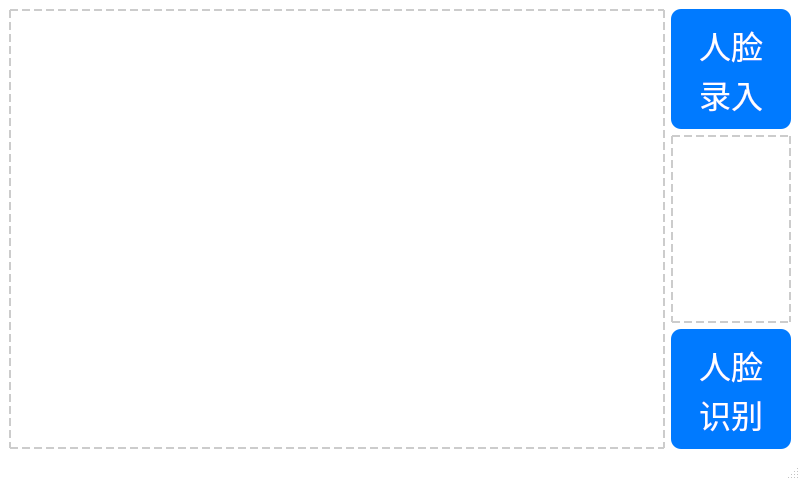
<?xml version="1.0" encoding="UTF-8"?>
<ui version="4.0">
 <class>MainWindow</class>
 <widget class="QMainWindow" name="MainWindow">
  <property name="geometry">
   <rect>
    <x>0</x>
    <y>0</y>
    <width>800</width>
    <height>480</height>
   </rect>
  </property>
  <property name="windowTitle">
   <string>MainWindow</string>
  </property>
  <property name="styleSheet">
   <string notr="true">/* 设置整个窗口背景为白色 */
QMainWindow, QWidget#centralWidget {
    background-color: white;
}

/* 专门设置摄像头Label的样式 */
QLabel {
    background-color: white;
    border: 2px dashed #cccccc; /* 加一个灰色虚线边框 */
}</string>
  </property>
  <widget class="QWidget" name="centralwidget">
   <layout class="QHBoxLayout" name="horizontalLayout">
    <item>
     <widget class="QLabel" name="cameraLabel">
      <property name="sizePolicy">
       <sizepolicy hsizetype="Ignored" vsizetype="Ignored">
        <horstretch>4</horstretch>
        <verstretch>0</verstretch>
       </sizepolicy>
      </property>
      <property name="font">
       <font>
        <pointsize>30</pointsize>
        <weight>75</weight>
        <bold>true</bold>
       </font>
      </property>
      <property name="frameShape">
       <enum>QFrame::Box</enum>
      </property>
      <property name="text">
       <string/>
      </property>
      <property name="alignment">
       <set>Qt::AlignCenter</set>
      </property>
     </widget>
    </item>
    <item>
     <layout class="QVBoxLayout" name="verticalLayout">
      <item>
       <widget class="QPushButton" name="btnEntry">
        <property name="sizePolicy">
         <sizepolicy hsizetype="Expanding" vsizetype="Expanding">
          <horstretch>1</horstretch>
          <verstretch>0</verstretch>
         </sizepolicy>
        </property>
        <property name="minimumSize">
         <size>
          <width>120</width>
          <height>0</height>
         </size>
        </property>
        <property name="maximumSize">
         <size>
          <width>0</width>
          <height>120</height>
         </size>
        </property>
        <property name="font">
         <font>
          <pointsize>24</pointsize>
         </font>
        </property>
        <property name="styleSheet">
         <string notr="true">QPushButton {
    background-color: #007AFF;  /* 苹果风格的科技蓝 */
    color: white;               /* 文字变白 */
    border-radius: 10px;        /* 圆角，像手机APP按钮 */
    font-size: 24pt;            /* 文字加大，方便手机看 */
    padding: 10px;              /* 增加内边距，让按钮看起来更厚实 */
}
QPushButton:pressed {
    background-color: #0056b3;  /* 按下时变深蓝，增加点击感 */
}</string>
        </property>
        <property name="text">
         <string>人脸
录入</string>
        </property>
       </widget>
      </item>
      <item>
       <widget class="QLabel" name="promptLabel">
        <property name="sizePolicy">
         <sizepolicy hsizetype="Preferred" vsizetype="Minimum">
          <horstretch>1</horstretch>
          <verstretch>0</verstretch>
         </sizepolicy>
        </property>
        <property name="font">
         <font>
          <pointsize>24</pointsize>
          <weight>75</weight>
          <bold>true</bold>
         </font>
        </property>
        <property name="text">
         <string/>
        </property>
        <property name="wordWrap">
         <bool>true</bool>
        </property>
       </widget>
      </item>
      <item>
       <widget class="QPushButton" name="btnRecognize">
        <property name="sizePolicy">
         <sizepolicy hsizetype="Expanding" vsizetype="Expanding">
          <horstretch>1</horstretch>
          <verstretch>0</verstretch>
         </sizepolicy>
        </property>
        <property name="minimumSize">
         <size>
          <width>120</width>
          <height>0</height>
         </size>
        </property>
        <property name="maximumSize">
         <size>
          <width>0</width>
          <height>120</height>
         </size>
        </property>
        <property name="font">
         <font>
          <pointsize>24</pointsize>
          <kerning>true</kerning>
         </font>
        </property>
        <property name="styleSheet">
         <string notr="true">QPushButton {
    background-color: #007AFF;  /* 苹果风格的科技蓝 */
    color: white;               /* 文字变白 */
    border-radius: 10px;        /* 圆角，像手机APP按钮 */
    font-size: 24pt;            /* 文字加大，方便手机看 */
    padding: 10px;              /* 增加内边距，让按钮看起来更厚实 */
}
QPushButton:pressed {
    background-color: #0056b3;  /* 按下时变深蓝，增加点击感 */
}</string>
        </property>
        <property name="text">
         <string>人脸
识别</string>
        </property>
        <property name="iconSize">
         <size>
          <width>16</width>
          <height>16</height>
         </size>
        </property>
       </widget>
      </item>
     </layout>
    </item>
   </layout>
  </widget>
  <widget class="QStatusBar" name="statusbar"/>
 </widget>
 <resources/>
 <connections/>
</ui>
